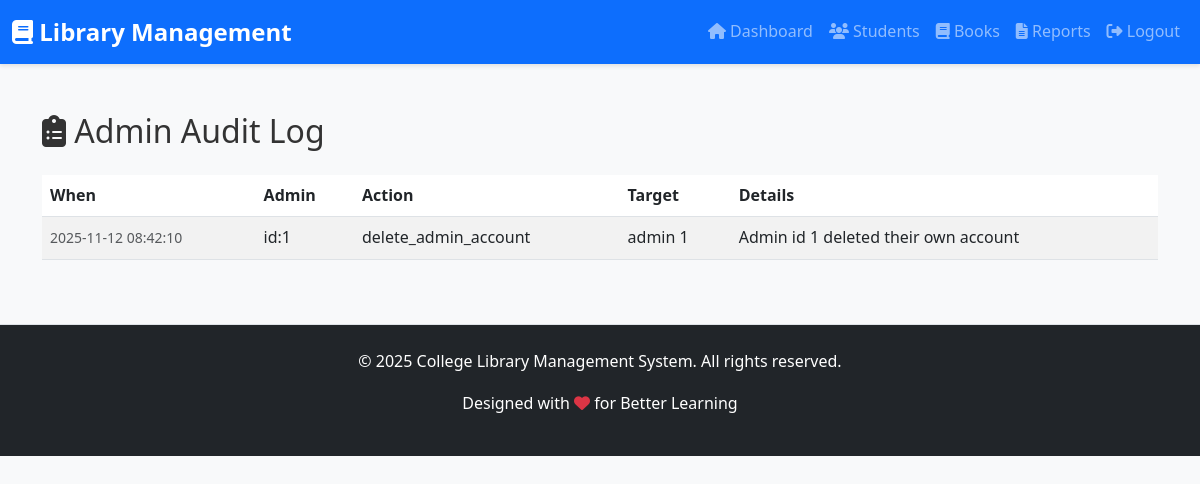
Page /admin/audit (signed in) on the committed database.
### tables this page shows
CREATE TABLE admin_actions (
            id INTEGER PRIMARY KEY AUTOINCREMENT,
            admin_id INTEGER,
            action TEXT NOT NULL,
            target_type TEXT,
            target_id INTEGER,
            details TEXT,
            created_at TIMESTAMP DEFAULT CURRENT_TIMESTAMP,
            FOREIGN KEY (admin_id) REFERENCES admin(id)
        );

### app.py (the view)
@app.route('/admin/audit')
@admin_required
def admin_audit():
    conn = get_db()
    cursor = conn.cursor()
    cursor.execute('''
        SELECT aa.*, a.username as admin_username
        FROM admin_actions aa
        LEFT JOIN admin a ON aa.admin_id = a.id
        ORDER BY aa.created_at DESC
    ''')
    logs = cursor.fetchall()
    conn.close()
    return render_template('admin_audit.html', logs=logs)

### app.py (called while the page is built)
def get_db():
    conn = sqlite3.connect(DATABASE)
    conn.row_factory = sqlite3.Row
    return conn

def admin_required(f):
    @wraps(f)
    def decorated_function(*args, **kwargs):
        if 'admin_id' not in session:
            flash('Admin login required', 'danger')
            return redirect(url_for('admin_login'))
        return f(*args, **kwargs)
    return decorated_function

### templates/admin_audit.html (shortened to what this page needs)
{% extends "base.html" %}
{% block content %}
<div class="container my-5">
    <h2 class="mb-4"><i class="fas fa-clipboard-list"></i> Admin Audit Log</h2>
    {% if logs %}
    <div class="table-responsive">
        <table class="table table-striped">
            <thead>
                <tr>
                    <th>When</th>
                    <th>Admin</th>
                    <th>Action</th>
                    <th>Target</th>
                    <th>Details</th>
                </tr>
            </thead>
            <tbody>
                {% for l in logs %}
                <tr>
                    <td><small class="text-muted">{{ l['created_at'] }}</small></td>
                    <td>{{ l['admin_username'] or ('id:'+ (l['admin_id']|string)) }}</td>
                    <td>{{ l['action'] }}</td>
                    <td>{{ l['target_type'] or 'N/A' }} {{ l['target_id'] or '' }}</td>
                    <td>{{ l['details'] or '' }}</td>
                </tr>
                {% endfor %}
            </tbody>
        </table>
    </div>
    {% else %}
    <div class="alert alert-info">No audit logs yet.</div>
    {% endif %}
</div>
{% endblock %}

### static/css/style.css (style rules this page uses)
:root { --primary-color: #667eea; --secondary-color: #764ba2; --success-color: #28a745; --danger-color: #dc3545; --warning-color: #ffc107; --info-color: #17a2b8; }
body { font-family: 'Segoe UI', Tahoma, Geneva, Verdana, sans-serif; line-height: 1.6; color: #333; background-color: #f8f9fa; }
.table { background: white; border-radius: 8px; }
.table thead { background: #f8f9fa; }

### rows in the picture
admin_actions: created_at "2025-11-12 08:42:10", admin "id:1", action "delete_admin_account", target_type "admin", target "1", details "Admin id 1 deleted their own account"
